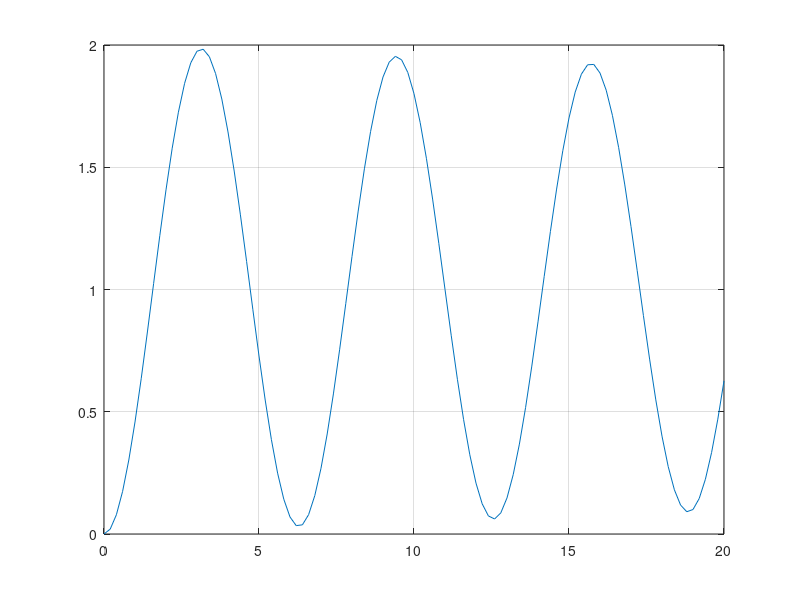

This chart was generated by the following MATLAB code:
clear all;close all;clc;
pkg load control
m = 1;
k = 1;
b = 0.01;
t_max = 20;

A = [0 1; -k/m -b/m];
B = [0; 1/m];
C = [1 0];
D = [0];
sys = ss(A,B,C,D);
[y t]=step(sys,t_max);

figure
plot(t,y)
grid on
axis([0 t_max 0 2])
